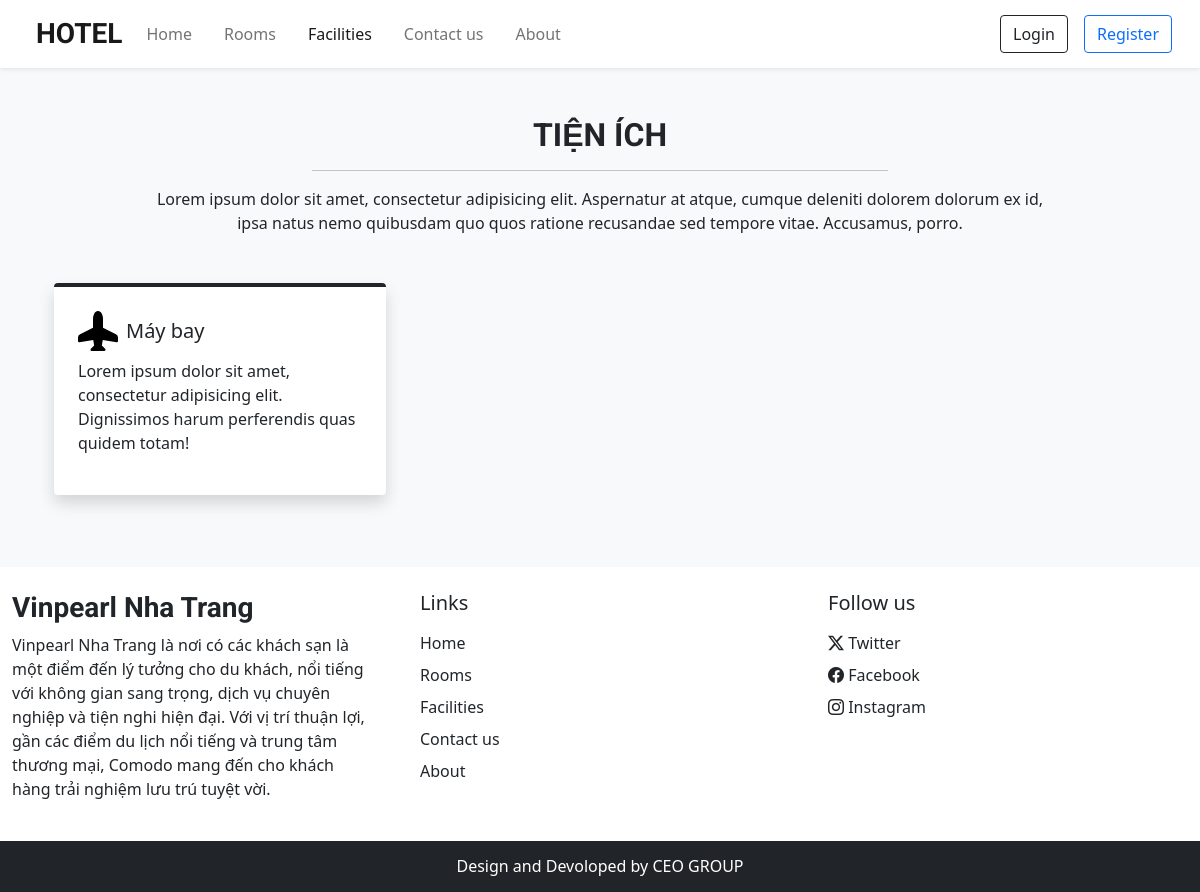
/facilities.php, run on an earlier commit of the app's database.
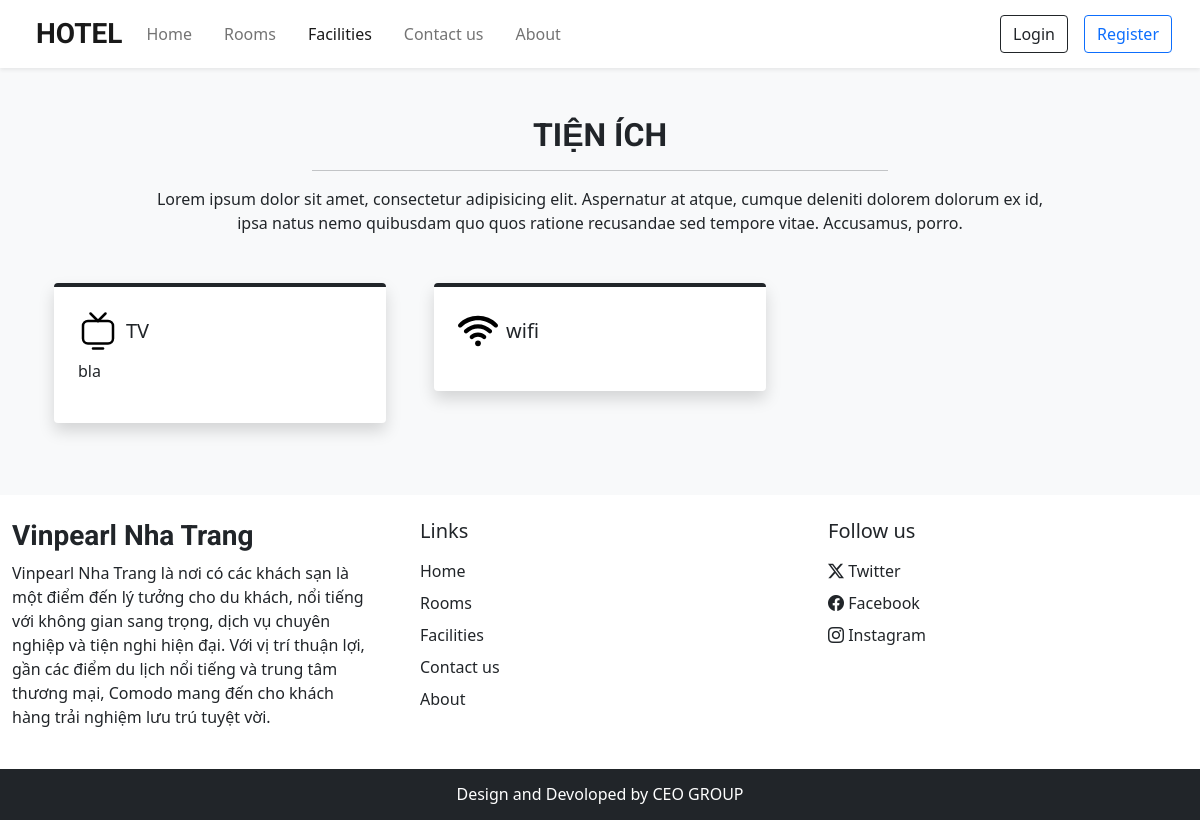
And on a later commit of the database.
### tables this page shows
CREATE TABLE `facilities` (
  `id` int(11) NOT NULL,
  `icon` varchar(100) NOT NULL,
  `name` varchar(50) NOT NULL,
  `description` varchar(250) NOT NULL
);

### admin/inc/db_config.php (called while the page is built, shortened)
<?php
    function selectAll($table) {
        $con = $GLOBALS['con'];
        $res = mysqli_query($con, "SELECT * FROM $table");
        return $res;
    }
    function select($sql,$values,$datatypes){
        $con =$GLOBALS['con'];
        if($stmt = mysqli_prepare($con,$sql)){
            mysqli_stmt_bind_param($stmt, $datatypes,...$values);
            if(mysqli_stmt_execute($stmt)){
                $res = mysqli_stmt_get_result($stmt);
                return $res;
            }
            else{
                mysqli_stmt_close($stmt);
                die("Query cannot be executed -Select");
            }
        }
        else{
            die("Query cannot be prepared -Select");
        }
    }
?>

### facilities.php (the view, shortened to what this page needs)
<!DOCTYPE html>
<html lang="en">
<head>
    <?php require ('inc/links.php');?>
</head>
<body class="bg-light">
    <?php require ('inc/header.php'); ?>
    <div class="my-5 px-4">
        <h2 class="fw-bold h-font text-center">TIỆN ÍCH</h2>
        <hr class="w-50 mx-auto">
        <p class="text-center mt-3">
            Lorem ipsum dolor sit amet, consectetur adipisicing elit.
            Aspernatur at atque, cumque deleniti dolorem dolorum ex id,<br>
            ipsa natus nemo quibusdam quo quos ratione recusandae sed tempore vitae.
            Accusamus, porro.
        </p>
    </div>
    <div class="container">
        <div class="row">
            <?php
                 $res = selectAll('facilities');
                 $path = FACILITIES_IMG_PATH;
                 while($row = mysqli_fetch_assoc($res)){
                     echo<<<data
                        <div class="col-lg-4 col-md-6 md-5 px-4 mb-4">
                            <div class="bg-white rounded shadow p-4 border-top border-4 border-dark pop">
                                <div class="d-flex align-items-center mb-2">
                                    <img src="$path$row[icon]" width="40px">
                                    <h5 class="m-0 ms-2">$row[name]</h5>
                                </div>
                                <p>$row[description]</p>
                            </div>
                        </div>
                       data;
                 }
            ?>
        </div>
    </div>
    <?php require ('inc/footer.php'); ?>
</body>
</html>

### inc/links.php (shortened to what this page needs)
<link href="https://cdn.jsdelivr.net/npm/bootstrap@5.0.2/dist/css/bootstrap.min.css" rel="stylesheet">
<link rel="stylesheet" href="https://cdn.jsdelivr.net/npm/bootstrap-icons@1.11.3/font/bootstrap-icons.min.css">
<link rel="stylesheet" href="css/common.css">

### inc/header.php (shortened to what this page needs)
<?php
    require ('admin/inc/db_config.php');
?>
<nav id="nav-bar" class="navbar navbar-expand-lg navbar-light bg-white px-lg-3 px-lg-2 shadow-sm ssticky-top">
  <div class="container-fluid">
    <a class="navbar-brand mx-2 fw-bold fs-3 h-font" href="index.php">HOTEL</a>
    <div class="collapse navbar-collapse" id="navbarSupportedContent">
      <ul class="navbar-nav me-auto mb-2 mb-lg-0">
        <li class="nav-item">
          <a class="nav-link mx-2" href="index.php">Home</a>
        </li>
        <li class="nav-item">
          <a class="nav-link mx-2" href="rooms.php">Rooms</a>
        </li>
        <li class="nav-item">
          <a class="nav-link mx-2" href="facilities.php">Facilities</a>
        </li>
        <li class="nav-item">
          <a class="nav-link mx-2" href="contact.php">Contact us</a>
        </li>
        <li class="nav-item">
          <a class="nav-link mx-2" href="about.php">About</a>
        </li>
      </ul>
      <div class="d-flex">
        <button type="button" class="btn btn-outline-dark shadow-none mx-lg-3 mx-3" data-bs-toggle="modal" data-bs-target="#loginModal">
    Login
        </button>
        <button type="button" class="btn btn-outline-primary shadow-none" data-bs-toggle="modal" data-bs-target="#registerModal">
    Register
        </button>
      </div>
    </div>
  </div>
</nav>

### inc/footer.php (shortened to what this page needs)
<?php
$contact_q= "SELECT * FROM `contact_details` WHERE `sr_no`=?";
$values = [1];
$contact_r = mysqli_fetch_assoc(select($contact_q,$values,'i'));
?>
<div class="contrainer-fluid bg-white mt-5">
    <div class="row">
        <div class="col-lg-4 p-4">
            <h3 class="h-font fw-bold fs-3">Vinpearl Nha Trang</h3>
            <p>
                Vinpearl Nha Trang là nơi có các khách sạn là một điểm đến lý tưởng cho du khách, nổi tiếng với không gian sang trọng,
                dịch vụ chuyên nghiệp và tiện nghi hiện đại. Với vị trí thuận lợi, gần các điểm du lịch nổi tiếng và trung tâm thương mại,
                Comodo mang đến cho khách hàng trải nghiệm lưu trú tuyệt vời.
            </p>
        </div>
        <div class="col-lg-4 p-4">
            <h5 class="mb-3">Links</h5>
            <a href="index.php" class="d-inline-block mb-2 text-dark text-decoration-none">Home</a> <br>
            <a href="rooms.php" class="d-inline-block mb-2 text-dark text-decoration-none">Rooms</a> <br>
            <a href="facilities.php" class="d-inline-block mb-2 text-dark text-decoration-none">Facilities</a> <br>
            <a href="contact.php" class="d-inline-block mb-2 text-dark text-decoration-none">Contact us</a> <br>
            <a href="about.php" class="d-inline-block mb-2 text-dark text-decoration-none">About</a>
        </div>
        <div class="col-lg-4 p-4">
            <h5 class="mb-3">Follow us</h5>
        <?php
            if($contact_r['tw']){
                echo <<<data
                <a href="$contact_r[tw]" class="d-inline-block text-dark text-decoration-none mb-2">
                    <i class="bi bi-twitter-x"></i> Twitter
                </a><br>
                data;
            }
        ?>
            <a href="<?php echo $contact_r['fb'] ?>" class="d-inline-block text-dark text-decoration-none mb-2">
                <i class="bi bi-facebook"></i> Facebook
            </a><br>
            <a href="<?php echo $contact_r['insta'] ?>" class="d-inline-block text-dark text-decoration-none">
                <i class="bi bi-instagram"></i> Instagram
            </a><br>
        </div>
    </div>
</div>
<h6 class="text-center bg-dark text-white p-3 m-0">Design and Devoloped by CEO GROUP</h6>

### css/common.css (style rules this page uses)
:root { --teal: #2ec1ac; --teal_hover: #279e8c; }
html { font-family: "Roboto", sans-serif; font-weight: 400; font-style: normal; }
.h-font { font-family: "Roboto", sans-serif; font-weight: 700; font-style: normal; }

What changed in the data, as far as the page shows it:
removed facilities: icon (picture), name "Máy bay", description "Lorem ipsum dolor sit amet, consectetur adipisicing elit. Dignissimos harum perferendis quas quidem totam!"
added facilities: icon (picture), name "TV", description "bla"
added facilities: icon (picture), name "wifi"
